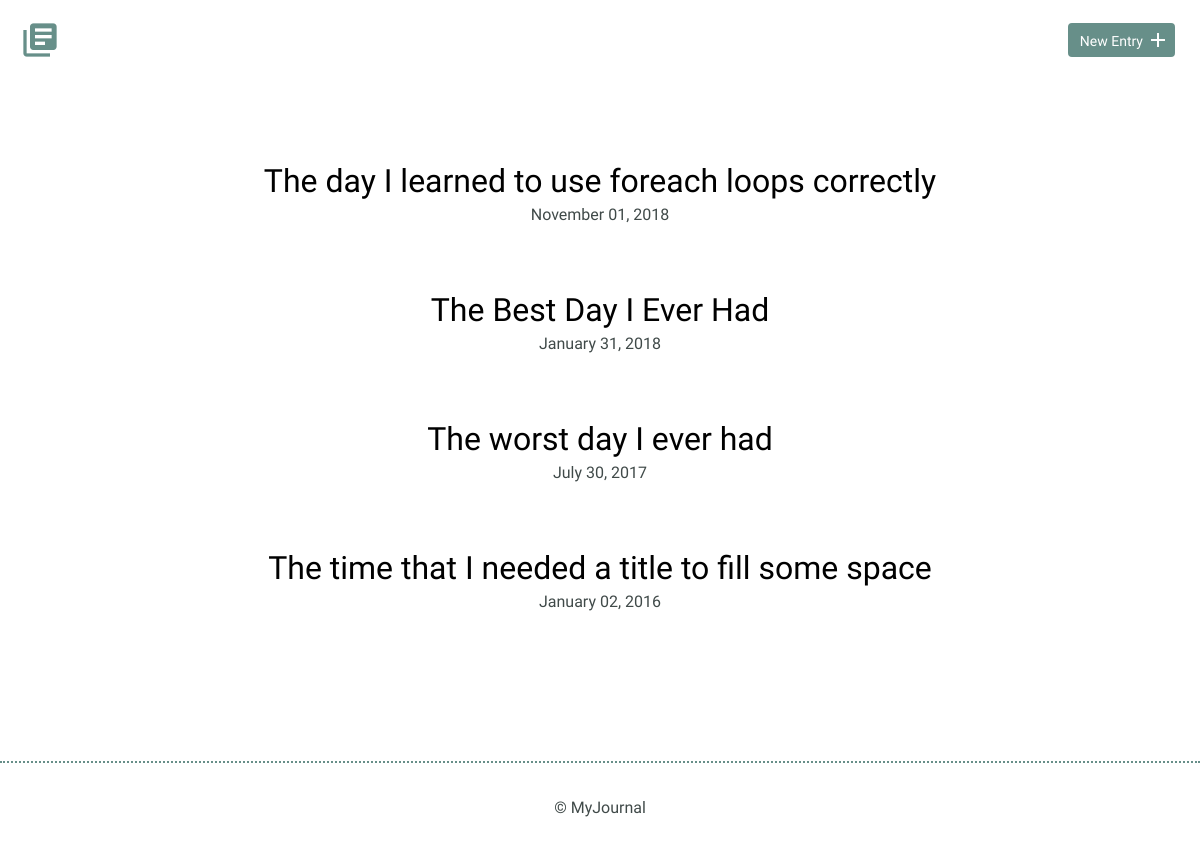
Before: / with the older database file.
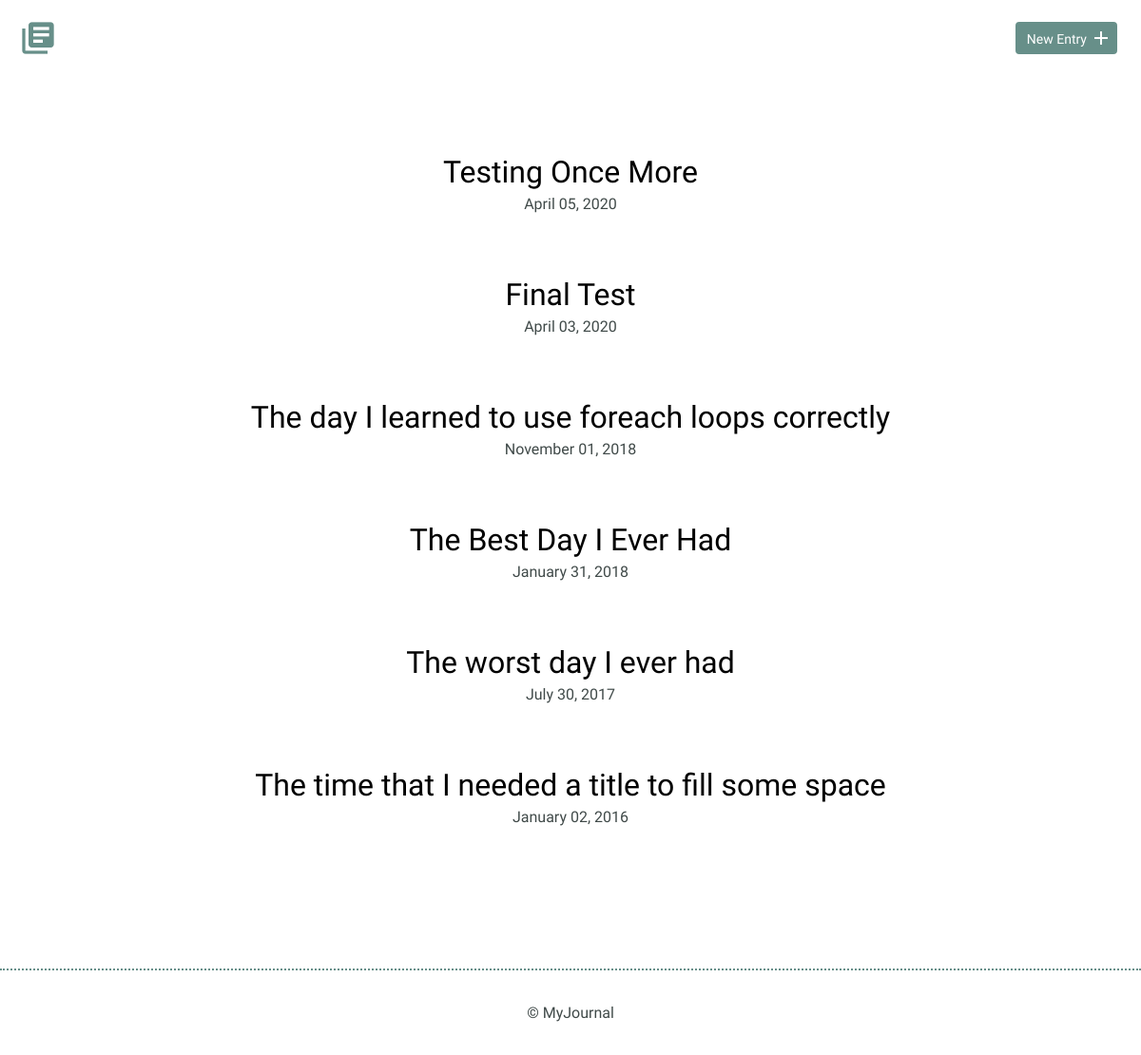
After: the same page with the newer database file.
### tables this page shows
CREATE TABLE "entries" (
	`id`	INTEGER,
	`title`	TEXT,
	`date`	TEXT,
	`time_spent`	INTEGER,
	`learned`	BLOB,
	`resources`	BLOB,
	PRIMARY KEY(`id`)
);

### inc/functions.php (the view, shortened to what this page needs)
<?php
function get_html_item() {
    include('connection.php');
    $html = [];
    $sql =("SELECT * FROM entries ORDER BY date DESC");
    $stmt = $db->prepare($sql);
    $stmt->execute();
    foreach ($rows = $stmt->fetchAll(PDO::FETCH_ASSOC) as $row) {
        $html[] =  "<article>
         <h2><a href='detail.php?id=".$row['id']."'>$row[title]</a></h2>
        <time datetime='2020-03-29'>". date('F d, Y', strtotime($row['date'])). "</time>
        </article>";
    }
    return $html;
}

### index.php (shortened to what this page needs)
<?php
include('inc/header.php');
include('inc/functions.php');
$items = get_html_item();
?>
        <section>
            <div class="container">
                <div class="entry-list">
                    <?php
                    foreach ($items as $item) { echo $item; }
                    ?>
                </div>
            </div>
        </section>
<?php
include('inc/footer.php');
?>

Changed rows visible on the page:
added entries: title "Testing Once More", date "April 05, 2020"
added entries: title "Final Test", date "April 03, 2020"
